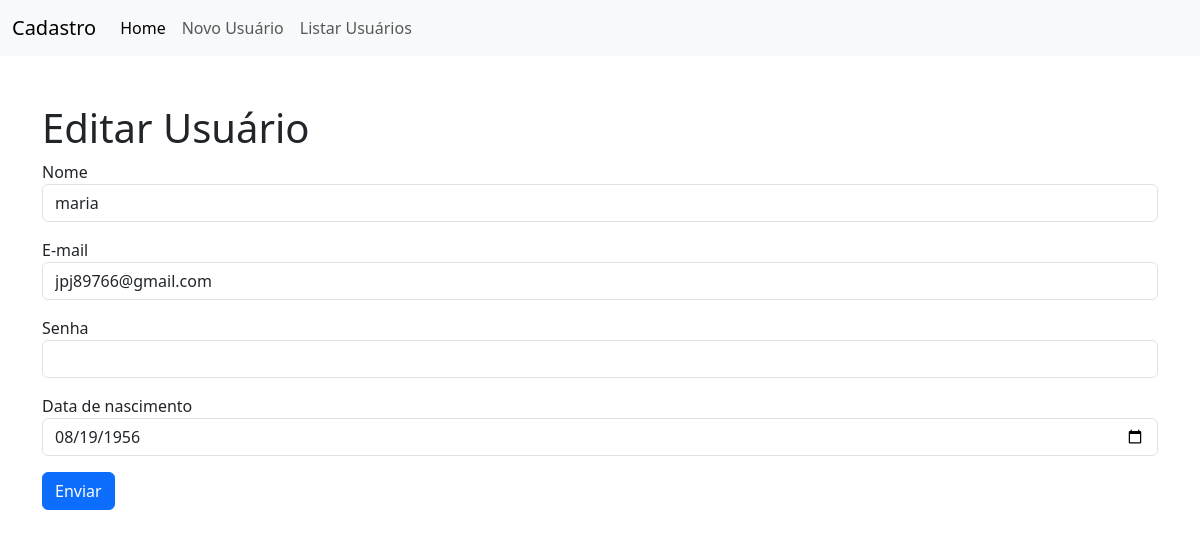
/?page=editar&id=7, run on the app's committed database.
### editar-usuario.php (the view, shortened to what this page needs)
<h1>Editar Usuário</h1>
<?php
	$sql = "SELECT * FROM usuários WHERE ID=".$_REQUEST["id"];
	$res = $conn->query($sql);
	$row = $res->fetch_object();
?>
<form action="?page=salvar" method="POST">
	<div class="mb-3">
		<label>Nome</label>
		<input type="text" name="nome" value="<?php print $row->nome; ?>" class="form-control">
	</div>
	<div class="mb-3">
		<label>E-mail</label>
		<input type="email" name="email" value="<?php print $row->email; ?>" class="form-control">
	</div>
	<div class="mb-3">
		<label>Senha</label>
		<input type="password" name="senha" class="form-control" required>
	</div>
	<div class="mb-3">
		<label>Data de nascimento</label>
		<input type="date" name="data_nasc" value="<?php print $row->data_nasc; ?>" class="form-control">
	</div>
	<div class="mb-3">
		<button type="submit" class="btn btn-primary">Enviar</button>
	</div>
</form>

### data on the page
usuários: nome "maria", email "jpj89766@gmail.com", data_nasc "08/19/1956"
